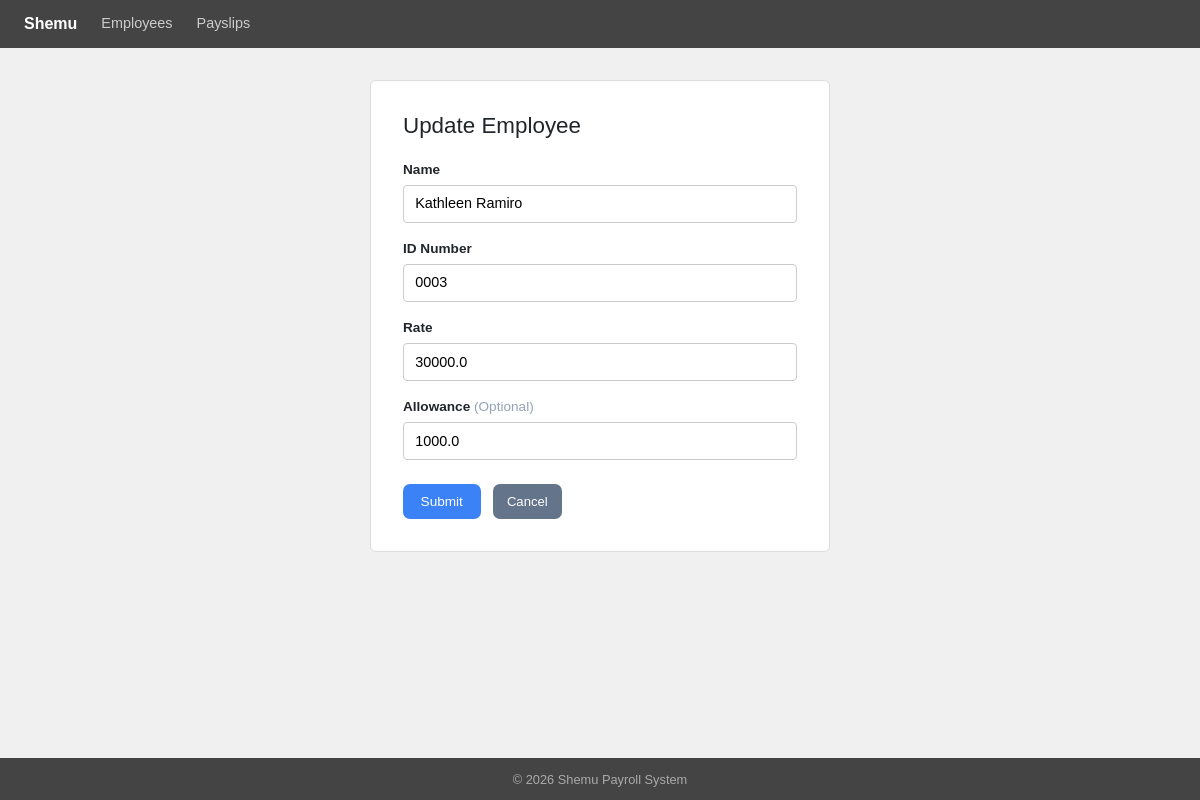
Screenshot of /employee/update/3/ with the database file from the repository.
### payroll_app/models.py (models this page shows, shortened)
class Employee(models.Model):
    name = models.CharField(max_length=100)
    id_number = models.CharField(max_length=50, unique=True)
    rate = models.FloatField()
    overtime_pay = models.FloatField(null=True, blank=True)
    allowance = models.FloatField(null=True, blank=True)

### payroll_app/views.py (the view, shortened to what this page needs)
# urls.py: path('employee/update/<int:pk>/',  views.update_employee, name='update_employee'),
def update_employee(request, pk):
    employee = get_object_or_404(Employee, pk=pk)
    return render(request, 'payroll_app/update_employee.html', {'employee': employee})

### payroll_app/templates/payroll_app/update_employee.html (shortened to what this page needs)
{% extends 'payroll_app/base.html' %}
{% block content %}
<div class="form-card">
  <h2>Update Employee</h2>
<form method="post" action="{% url 'update_employee' employee.pk %}">
    <div class="form-group">
      <label for="id_name">Name</label>
      <input type="text" id="id_name" name="name" maxlength="100" pattern="[A-Za-z\s]+" value="{{employee.name}}" required>
    </div>
    <div class="form-group">
      <label for="id_id_number">ID Number</label>
      <input type="text" id="id_id_number" name="id_number" maxlength="50" pattern="[0-9]+" value="{{employee.id_number}}" required>
    </div>
    <div class="form-group">
      <label for="id_rate">Rate</label>
      <input type="number" id="id_rate" name="rate" min="0.01" step="0.01" value="{{employee.rate}}" required>
    </div>
    <div class="form-group">
      <label for="id_allowance">
        Allowance <span style="color:#94a3b8; font-weight:400;">(Optional)</span>
      </label>
      <input type="number" id="id_allowance" name="allowance" min="0.01" step="0.01" value="{{employee.allowance}}">
    </div>
    <div style="margin-top:1.5rem; display:flex; gap:.75rem;">
      <button type="submit" class="btn-shemu-primary">Submit</button>
      <a href="{% url 'employees' %}" class="btn-shemu-secondary">Cancel</a>
    </div>
  </form>
</div>
{% endblock %}

### payroll_app/templates/payroll_app/base.html (style rules this page uses)
body { background: #f0f0f0; font-family: Arial, sans-serif; min-height: 100vh; display: flex; flex-direction: column; }
.btn-shemu-primary { background: #3b82f6; color: #fff; border: none; padding: .45rem 1.1rem; border-radius: 7px; font-size: .85rem; cursor: pointer; text-decoration: none; display: inline-flex; align-items: center; gap: .35rem; }
.btn-shemu-secondary { background: #64748b; color: #fff; border: none; padding: .4rem .9rem; border-radius: 7px; font-size: .82rem; cursor: pointer; text-decoration: none; display: inline-flex; align-items: center; }
.form-card { background: #fff; border: 1px solid #ddd; border-radius: 6px; padding: 2rem; max-width: 460px; margin: 0 auto; }
.form-card h2 { font-size: 1.4rem; margin-bottom: 1.25rem; }
.form-group { margin-bottom: 1rem; }
.form-group label { display: block; font-size: .85rem; font-weight: 600; margin-bottom: .3rem; }
.form-group input, .form-group select { width: 100%; padding: .45rem .7rem; border: 1px solid #ccc; border-radius: 4px; font-size: .9rem; }

### rows the page displays
Employee: name "Kathleen Ramiro", id_number "0003", rate "30000.0", allowance "1000.0"
